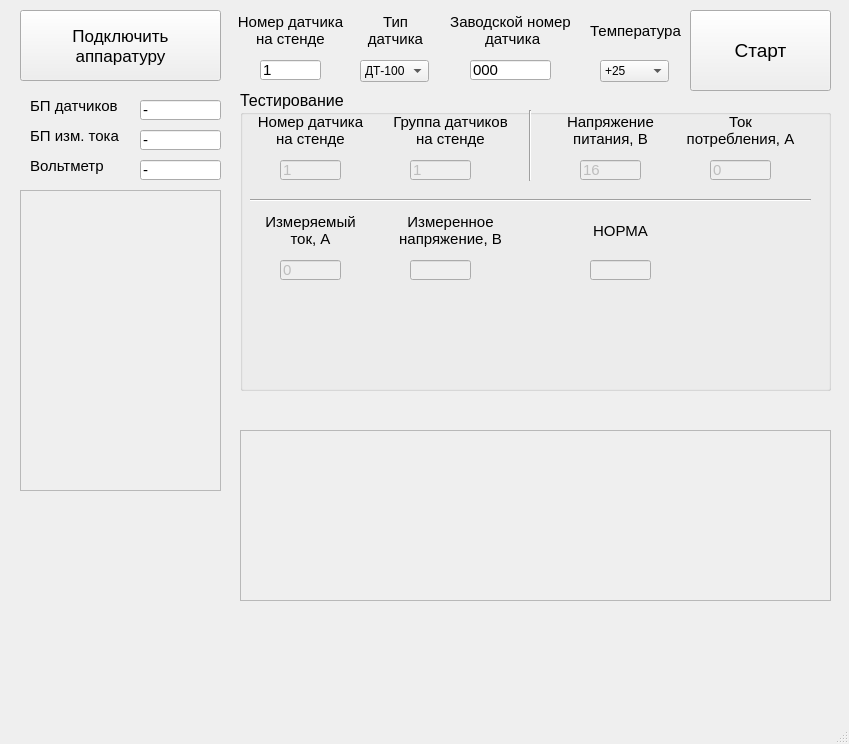
<?xml version="1.0" encoding="UTF-8"?>
<ui version="4.0">
 <class>MainWindow</class>
 <widget class="QMainWindow" name="MainWindow">
  <property name="geometry">
   <rect>
    <x>0</x>
    <y>0</y>
    <width>849</width>
    <height>744</height>
   </rect>
  </property>
  <property name="windowTitle">
   <string>Тестирование ДТ-500</string>
  </property>
  <widget class="QWidget" name="centralwidget">
   <widget class="QGroupBox" name="groupBox_2">
    <property name="geometry">
     <rect>
      <x>240</x>
      <y>90</y>
      <width>591</width>
      <height>301</height>
     </rect>
    </property>
    <property name="font">
     <font>
      <pointsize>12</pointsize>
     </font>
    </property>
    <property name="title">
     <string>Тестирование</string>
    </property>
    <widget class="QLineEdit" name="DT_pow_supply">
     <property name="enabled">
      <bool>false</bool>
     </property>
     <property name="geometry">
      <rect>
       <x>340</x>
       <y>70</y>
       <width>61</width>
       <height>20</height>
      </rect>
     </property>
     <property name="font">
      <font>
       <pointsize>11</pointsize>
      </font>
     </property>
     <property name="text">
      <string>16</string>
     </property>
    </widget>
    <widget class="QLabel" name="label_406">
     <property name="geometry">
      <rect>
       <x>310</x>
       <y>20</y>
       <width>121</width>
       <height>41</height>
      </rect>
     </property>
     <property name="font">
      <font>
       <pointsize>11</pointsize>
      </font>
     </property>
     <property name="text">
      <string>Напряжение
питания, В</string>
     </property>
     <property name="alignment">
      <set>Qt::AlignCenter</set>
     </property>
    </widget>
    <widget class="QLabel" name="label_407">
     <property name="geometry">
      <rect>
       <x>10</x>
       <y>120</y>
       <width>121</width>
       <height>41</height>
      </rect>
     </property>
     <property name="font">
      <font>
       <pointsize>11</pointsize>
      </font>
     </property>
     <property name="text">
      <string>Измеряемый
ток, А</string>
     </property>
     <property name="alignment">
      <set>Qt::AlignCenter</set>
     </property>
    </widget>
    <widget class="QLineEdit" name="DT_meas_current">
     <property name="enabled">
      <bool>false</bool>
     </property>
     <property name="geometry">
      <rect>
       <x>40</x>
       <y>170</y>
       <width>61</width>
       <height>20</height>
      </rect>
     </property>
     <property name="font">
      <font>
       <pointsize>11</pointsize>
      </font>
     </property>
     <property name="text">
      <string>0</string>
     </property>
    </widget>
    <widget class="QLabel" name="label_408">
     <property name="geometry">
      <rect>
       <x>440</x>
       <y>20</y>
       <width>121</width>
       <height>41</height>
      </rect>
     </property>
     <property name="font">
      <font>
       <pointsize>11</pointsize>
      </font>
     </property>
     <property name="text">
      <string>Ток
потребления, А</string>
     </property>
     <property name="alignment">
      <set>Qt::AlignCenter</set>
     </property>
    </widget>
    <widget class="QLineEdit" name="DT_pow_current">
     <property name="enabled">
      <bool>false</bool>
     </property>
     <property name="geometry">
      <rect>
       <x>470</x>
       <y>70</y>
       <width>61</width>
       <height>20</height>
      </rect>
     </property>
     <property name="font">
      <font>
       <pointsize>11</pointsize>
      </font>
     </property>
     <property name="text">
      <string>0</string>
     </property>
    </widget>
    <widget class="QLineEdit" name="DT_meas_voltage">
     <property name="enabled">
      <bool>false</bool>
     </property>
     <property name="geometry">
      <rect>
       <x>170</x>
       <y>170</y>
       <width>61</width>
       <height>20</height>
      </rect>
     </property>
     <property name="font">
      <font>
       <pointsize>11</pointsize>
      </font>
     </property>
     <property name="text">
      <string/>
     </property>
    </widget>
    <widget class="QLabel" name="label_409">
     <property name="geometry">
      <rect>
       <x>150</x>
       <y>120</y>
       <width>121</width>
       <height>41</height>
      </rect>
     </property>
     <property name="font">
      <font>
       <pointsize>11</pointsize>
      </font>
     </property>
     <property name="text">
      <string>Измеренное
напряжение, В</string>
     </property>
     <property name="alignment">
      <set>Qt::AlignCenter</set>
     </property>
    </widget>
    <widget class="QLabel" name="label_410">
     <property name="geometry">
      <rect>
       <x>320</x>
       <y>120</y>
       <width>121</width>
       <height>41</height>
      </rect>
     </property>
     <property name="font">
      <font>
       <pointsize>11</pointsize>
      </font>
     </property>
     <property name="text">
      <string>НОРМА</string>
     </property>
     <property name="alignment">
      <set>Qt::AlignCenter</set>
     </property>
    </widget>
    <widget class="QLineEdit" name="DT_norm">
     <property name="enabled">
      <bool>false</bool>
     </property>
     <property name="geometry">
      <rect>
       <x>350</x>
       <y>170</y>
       <width>61</width>
       <height>20</height>
      </rect>
     </property>
     <property name="font">
      <font>
       <pointsize>11</pointsize>
      </font>
     </property>
     <property name="text">
      <string/>
     </property>
    </widget>
    <widget class="QLineEdit" name="DT_num">
     <property name="enabled">
      <bool>false</bool>
     </property>
     <property name="geometry">
      <rect>
       <x>40</x>
       <y>70</y>
       <width>61</width>
       <height>20</height>
      </rect>
     </property>
     <property name="font">
      <font>
       <pointsize>11</pointsize>
      </font>
     </property>
     <property name="text">
      <string>1</string>
     </property>
    </widget>
    <widget class="QLabel" name="label_411">
     <property name="geometry">
      <rect>
       <x>10</x>
       <y>20</y>
       <width>121</width>
       <height>41</height>
      </rect>
     </property>
     <property name="font">
      <font>
       <pointsize>11</pointsize>
      </font>
     </property>
     <property name="text">
      <string>Номер датчика
на стенде</string>
     </property>
     <property name="alignment">
      <set>Qt::AlignCenter</set>
     </property>
    </widget>
    <widget class="QLabel" name="label_412">
     <property name="geometry">
      <rect>
       <x>150</x>
       <y>20</y>
       <width>121</width>
       <height>41</height>
      </rect>
     </property>
     <property name="font">
      <font>
       <pointsize>11</pointsize>
      </font>
     </property>
     <property name="text">
      <string>Группа датчиков 
на стенде</string>
     </property>
     <property name="alignment">
      <set>Qt::AlignCenter</set>
     </property>
    </widget>
    <widget class="QLineEdit" name="DT_num_group">
     <property name="enabled">
      <bool>false</bool>
     </property>
     <property name="geometry">
      <rect>
       <x>170</x>
       <y>70</y>
       <width>61</width>
       <height>20</height>
      </rect>
     </property>
     <property name="font">
      <font>
       <pointsize>11</pointsize>
      </font>
     </property>
     <property name="text">
      <string>1</string>
     </property>
    </widget>
    <widget class="Line" name="line">
     <property name="geometry">
      <rect>
       <x>280</x>
       <y>20</y>
       <width>20</width>
       <height>71</height>
      </rect>
     </property>
     <property name="orientation">
      <enum>Qt::Vertical</enum>
     </property>
    </widget>
    <widget class="Line" name="line_5">
     <property name="geometry">
      <rect>
       <x>10</x>
       <y>100</y>
       <width>561</width>
       <height>20</height>
      </rect>
     </property>
     <property name="orientation">
      <enum>Qt::Horizontal</enum>
     </property>
    </widget>
   </widget>
   <widget class="QPushButton" name="Connect_Button">
    <property name="geometry">
     <rect>
      <x>20</x>
      <y>10</y>
      <width>201</width>
      <height>71</height>
     </rect>
    </property>
    <property name="font">
     <font>
      <pointsize>13</pointsize>
     </font>
    </property>
    <property name="text">
     <string>Подключить
аппаратуру</string>
    </property>
   </widget>
   <widget class="QLabel" name="label_2">
    <property name="geometry">
     <rect>
      <x>30</x>
      <y>150</y>
      <width>101</width>
      <height>31</height>
     </rect>
    </property>
    <property name="font">
     <font>
      <pointsize>11</pointsize>
     </font>
    </property>
    <property name="text">
     <string>Вольтметр</string>
    </property>
   </widget>
   <widget class="QLabel" name="label_3">
    <property name="geometry">
     <rect>
      <x>30</x>
      <y>90</y>
      <width>101</width>
      <height>31</height>
     </rect>
    </property>
    <property name="font">
     <font>
      <pointsize>11</pointsize>
     </font>
    </property>
    <property name="text">
     <string>БП датчиков</string>
    </property>
   </widget>
   <widget class="QLabel" name="label_4">
    <property name="geometry">
     <rect>
      <x>30</x>
      <y>120</y>
      <width>101</width>
      <height>31</height>
     </rect>
    </property>
    <property name="font">
     <font>
      <pointsize>11</pointsize>
     </font>
    </property>
    <property name="text">
     <string>БП изм. тока</string>
    </property>
   </widget>
   <widget class="QLineEdit" name="port_supply_sensor">
    <property name="geometry">
     <rect>
      <x>140</x>
      <y>100</y>
      <width>81</width>
      <height>20</height>
     </rect>
    </property>
    <property name="font">
     <font>
      <pointsize>11</pointsize>
     </font>
    </property>
    <property name="text">
     <string>-</string>
    </property>
   </widget>
   <widget class="QLineEdit" name="port_measure_supply">
    <property name="geometry">
     <rect>
      <x>140</x>
      <y>130</y>
      <width>81</width>
      <height>20</height>
     </rect>
    </property>
    <property name="font">
     <font>
      <pointsize>11</pointsize>
     </font>
    </property>
    <property name="text">
     <string>-</string>
    </property>
   </widget>
   <widget class="QLineEdit" name="port_voltmeter">
    <property name="geometry">
     <rect>
      <x>140</x>
      <y>160</y>
      <width>81</width>
      <height>20</height>
     </rect>
    </property>
    <property name="font">
     <font>
      <pointsize>11</pointsize>
     </font>
    </property>
    <property name="text">
     <string>-</string>
    </property>
   </widget>
   <widget class="QTextBrowser" name="console_all">
    <property name="enabled">
     <bool>false</bool>
    </property>
    <property name="geometry">
     <rect>
      <x>20</x>
      <y>190</y>
      <width>201</width>
      <height>301</height>
     </rect>
    </property>
    <property name="overwriteMode">
     <bool>true</bool>
    </property>
   </widget>
   <widget class="QLineEdit" name="DT_num_manual">
    <property name="enabled">
     <bool>true</bool>
    </property>
    <property name="geometry">
     <rect>
      <x>260</x>
      <y>60</y>
      <width>61</width>
      <height>20</height>
     </rect>
    </property>
    <property name="font">
     <font>
      <pointsize>11</pointsize>
     </font>
    </property>
    <property name="text">
     <string>1</string>
    </property>
   </widget>
   <widget class="QPushButton" name="Start_Button">
    <property name="enabled">
     <bool>true</bool>
    </property>
    <property name="geometry">
     <rect>
      <x>690</x>
      <y>10</y>
      <width>141</width>
      <height>81</height>
     </rect>
    </property>
    <property name="font">
     <font>
      <pointsize>14</pointsize>
     </font>
    </property>
    <property name="acceptDrops">
     <bool>false</bool>
    </property>
    <property name="text">
     <string>Старт</string>
    </property>
    <property name="checkable">
     <bool>false</bool>
    </property>
    <property name="autoDefault">
     <bool>false</bool>
    </property>
    <property name="default">
     <bool>false</bool>
    </property>
    <property name="flat">
     <bool>false</bool>
    </property>
   </widget>
   <widget class="QLabel" name="label_402">
    <property name="geometry">
     <rect>
      <x>450</x>
      <y>10</y>
      <width>121</width>
      <height>41</height>
     </rect>
    </property>
    <property name="font">
     <font>
      <pointsize>11</pointsize>
     </font>
    </property>
    <property name="text">
     <string>Заводской номер
 датчика</string>
    </property>
    <property name="alignment">
     <set>Qt::AlignCenter</set>
    </property>
   </widget>
   <widget class="QLineEdit" name="DT_SN_manual">
    <property name="geometry">
     <rect>
      <x>470</x>
      <y>60</y>
      <width>81</width>
      <height>20</height>
     </rect>
    </property>
    <property name="font">
     <font>
      <pointsize>11</pointsize>
     </font>
    </property>
    <property name="text">
     <string>000</string>
    </property>
   </widget>
   <widget class="QLabel" name="label_403">
    <property name="geometry">
     <rect>
      <x>230</x>
      <y>10</y>
      <width>121</width>
      <height>41</height>
     </rect>
    </property>
    <property name="font">
     <font>
      <pointsize>11</pointsize>
     </font>
    </property>
    <property name="text">
     <string>Номер датчика
на стенде</string>
    </property>
    <property name="alignment">
     <set>Qt::AlignCenter</set>
    </property>
   </widget>
   <widget class="QComboBox" name="DT_type_manual">
    <property name="geometry">
     <rect>
      <x>360</x>
      <y>60</y>
      <width>69</width>
      <height>22</height>
     </rect>
    </property>
    <item>
     <property name="text">
      <string>ДТ-100</string>
     </property>
    </item>
    <item>
     <property name="text">
      <string>ДТ-500</string>
     </property>
    </item>
   </widget>
   <widget class="QLabel" name="label_404">
    <property name="geometry">
     <rect>
      <x>350</x>
      <y>10</y>
      <width>91</width>
      <height>41</height>
     </rect>
    </property>
    <property name="font">
     <font>
      <pointsize>11</pointsize>
     </font>
    </property>
    <property name="text">
     <string>Тип
датчика</string>
    </property>
    <property name="alignment">
     <set>Qt::AlignCenter</set>
    </property>
   </widget>
   <widget class="QComboBox" name="Temperature_manual">
    <property name="geometry">
     <rect>
      <x>600</x>
      <y>60</y>
      <width>69</width>
      <height>22</height>
     </rect>
    </property>
    <item>
     <property name="text">
      <string>+25</string>
     </property>
    </item>
    <item>
     <property name="text">
      <string>-60</string>
     </property>
    </item>
    <item>
     <property name="text">
      <string>+85</string>
     </property>
    </item>
   </widget>
   <widget class="QLabel" name="label_405">
    <property name="geometry">
     <rect>
      <x>590</x>
      <y>10</y>
      <width>91</width>
      <height>41</height>
     </rect>
    </property>
    <property name="font">
     <font>
      <pointsize>11</pointsize>
     </font>
    </property>
    <property name="text">
     <string>Температура</string>
    </property>
    <property name="alignment">
     <set>Qt::AlignCenter</set>
    </property>
   </widget>
   <widget class="QTextBrowser" name="console_testing">
    <property name="enabled">
     <bool>false</bool>
    </property>
    <property name="geometry">
     <rect>
      <x>240</x>
      <y>430</y>
      <width>591</width>
      <height>171</height>
     </rect>
    </property>
    <property name="overwriteMode">
     <bool>true</bool>
    </property>
   </widget>
  </widget>
  <widget class="QMenuBar" name="menubar">
   <property name="geometry">
    <rect>
     <x>0</x>
     <y>0</y>
     <width>849</width>
     <height>21</height>
    </rect>
   </property>
  </widget>
  <widget class="QStatusBar" name="statusbar"/>
 </widget>
 <resources/>
 <connections/>
</ui>
